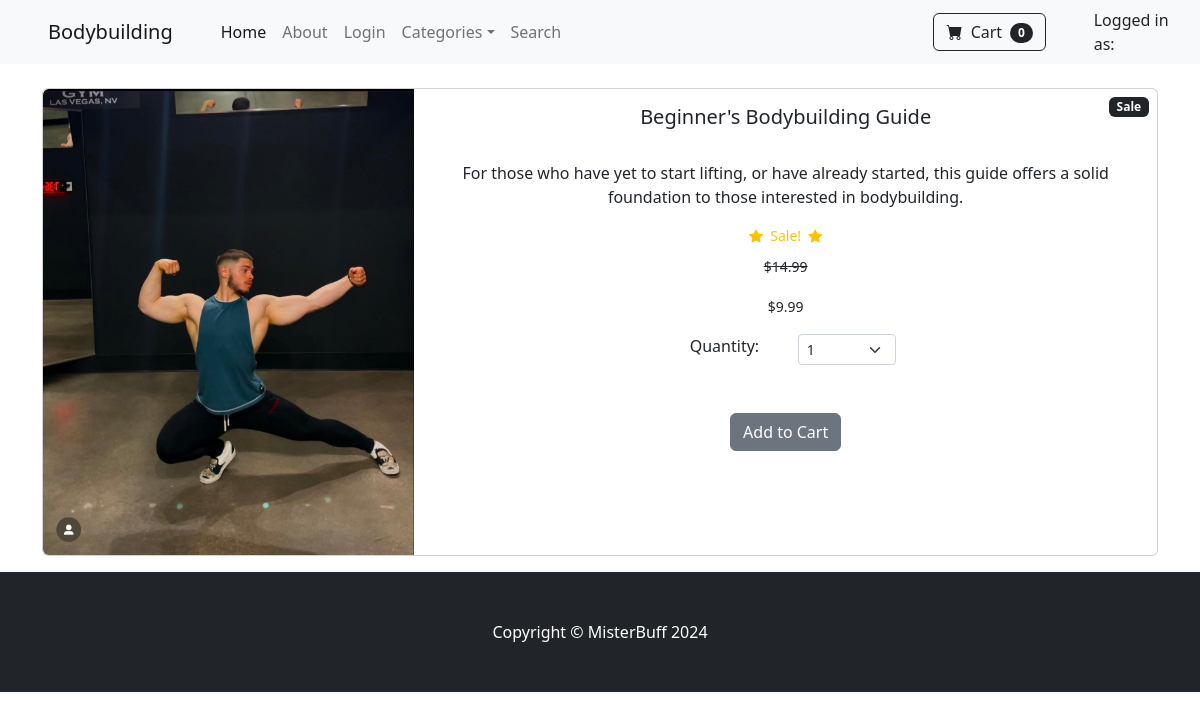
Page /product/1 on the committed database.
### store/models.py (models this page shows, shortened)
class Product(models.Model):
    name = models.CharField(max_length=100)
    price = models.DecimalField(default=0, decimal_places=2, max_digits=6)
    category = models.ForeignKey(
        Category, on_delete=models.CASCADE, default=1
    )  # Foreign Key references this category value to the class Category
    description = models.CharField(max_length=250, default="", blank=True, null=True)
    image = models.ImageField(upload_to="uploads/product/")
    is_sale = models.BooleanField(default=False)
    sale_price = models.DecimalField(default=0, decimal_places=2, max_digits=6)

### store/views.py (the view)
def product(request, pk):
    product = Product.objects.get(id=pk)
    return render(request, "product.html", {"product": product})

### cart/cart.py (called while the page is built)
    def __len__(self):
        return len(self.cart)

### cart/context_processors.py (called while the page is built)
def cart(request):
    return {"cart": Cart(request)}

### store/templates/product.html (shortened to what this page needs)
{% extends 'base.html' %}
{% block content %}
    <div class="container">
        <br/>
        <div class="card mb-3">
            <div class="row g-0">
                <div class="col-md-4">
                    <img src="{{ product.image.url }}" class="img-fluid rounded-start" alt="...">
                </div>
                <div class="col-md-8">
                    <div class="card-body">
                        <center>
                            {% if product.is_sale %}
                                <div class="badge bg-dark text-white position-absolute" style="top: 0.5rem; right: 0.5rem">
                                    Sale
                                </div>
                                <h5 class="card-title">{{ product.name }}</h5>
                                <br/>
                                <p class="card-text">{{ product.description }}</p>
                                <div class="d-flex justify-content-center small text-warning mb-2">
                                    <div class="bi-star-fill"></div>
                                    &nbsp;&nbsp;Sale!&nbsp;&nbsp;
                                    <div class="bi-star-fill"></div>
                                </div>
                                <p class="card-text"><small class="text-body-secondary"><s>${{ product.price }}</s></small></p>
                                <p class="card-text"><small class="text-body-secondary">${{ product.sale_price }}</small></p>
                            {% else %}
                                <h5 class="card-title">{{ product.name }}</h5>
                                <br/>
                                <p class="card-text">{{ product.description }}</p>
                                <p class="card-text"><small class="text-body-secondary">${{ product.price }}</small></p>
                            {% endif %}
                            <div class="row justify-content-center">
                                <div class="col-md-2">Quantity:</div>
                                <div class="col-md-2">
                                    <select class="form-select form-select-sm" id="qty-cart">
                                        <option value="1">1</option>
                                      </select>
                                </div>
                            </div>
                            <br/>
                            <br/>
                            <button type="button" value="{{ product.id }}" id="add-cart" class="btn btn-secondary">Add to Cart</button>
                        </center>
                    </div>
                </div>
            </div>
        </div>
    </div>
{% endblock %}

### rows in the picture
Product: image (picture), name "Beginner's Bodybuilding Guide", description "For those who have yet to start lifting, or have already started, this guide offers a solid foundation to those interested in bodybuilding.", price "14.99", sale_price "9.99"

### other values in the picture
{{ cart|length }} "0"
